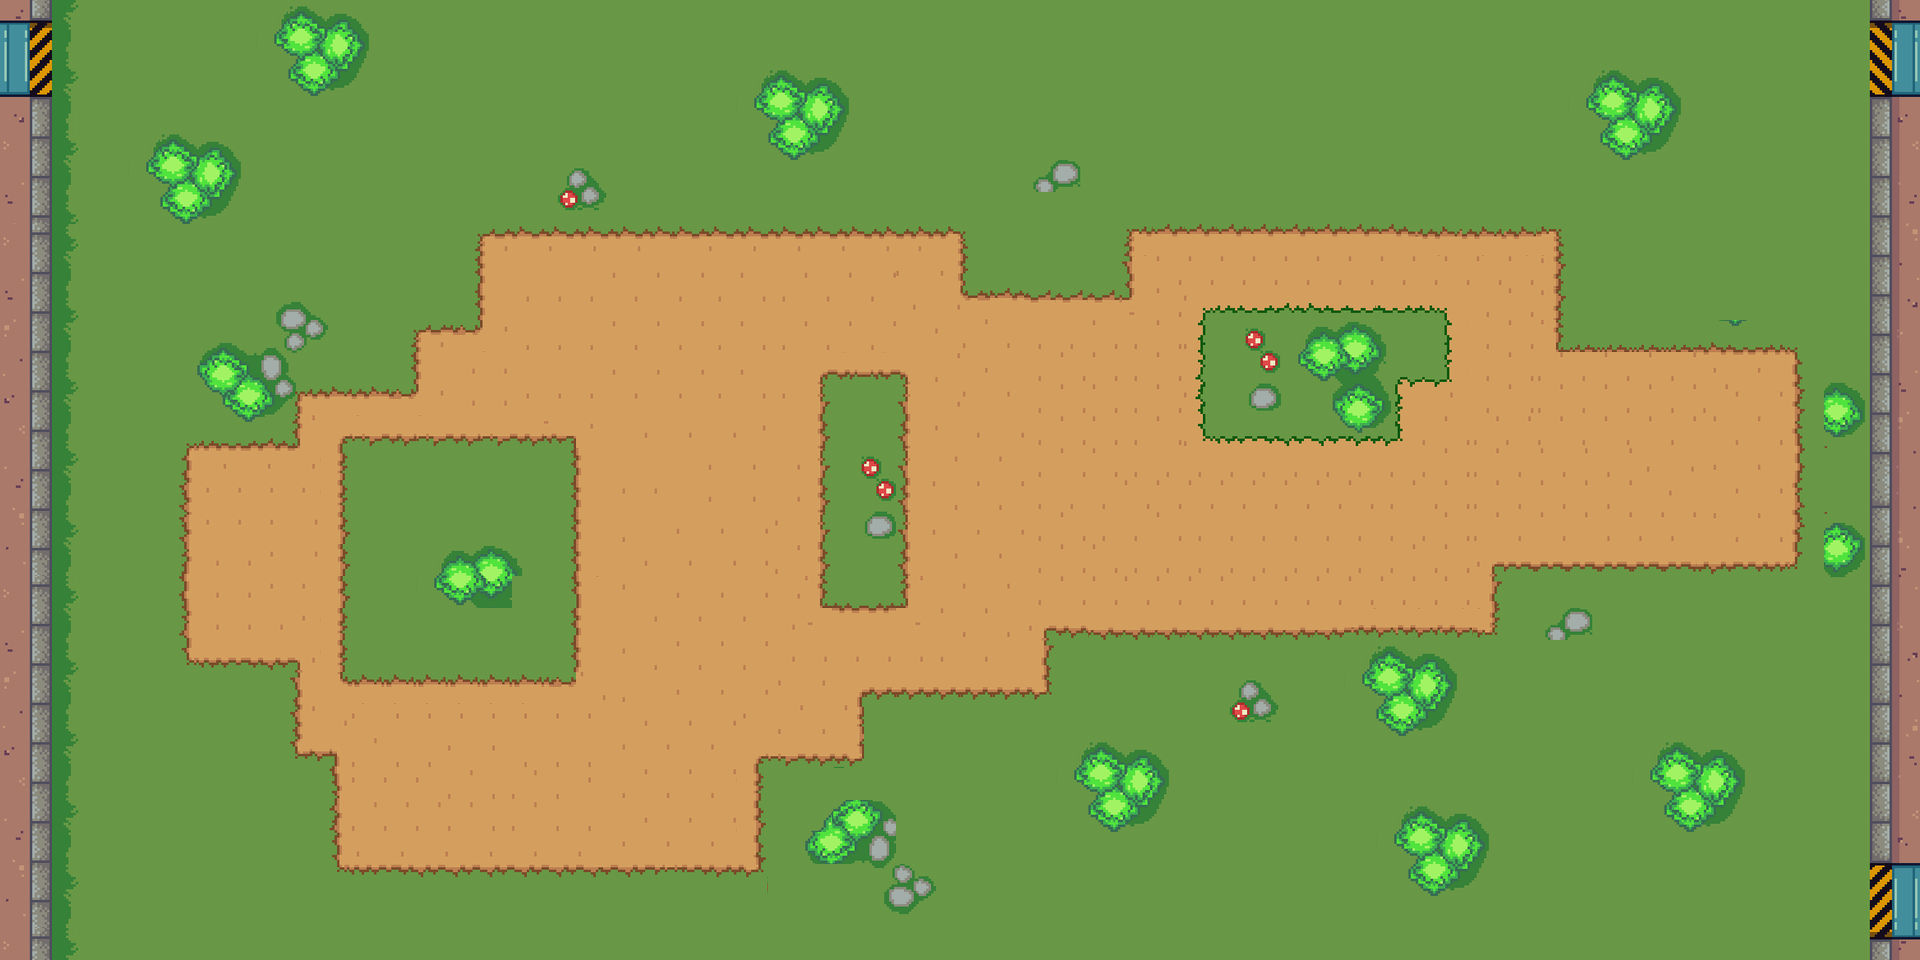

Below is a game level as drawn by its tile map, then a one-line description and the .tmx that defines it (tile-layer data replaced by summaries):
An orthogonal 60x30 tile map with 32x32 px tiles, 2 tile layers (solo, obstaculos).

<map version="1.10" tiledversion="1.11.0" orientation="orthogonal" renderorder="right-down" width="60" height="30" tilewidth="32" tileheight="32" infinite="0" nextlayerid="3" nextobjectid="1">
 <tileset firstgid="1" name="background" tilewidth="32" tileheight="32" tilecount="608" columns="32">
  <image source="background.jpg" width="1024" height="631" />
 </tileset>
 <layer id="1" name="solo" width="60" height="30">
  <data>[1800 cells, 1643 non-empty, 264 distinct tile ids]</data>
 </layer>
 <layer id="2" name="obstaculos" width="60" height="30">
  <data>[1800 cells, 188 non-empty, 87 distinct tile ids]</data>
 </layer>
</map>
